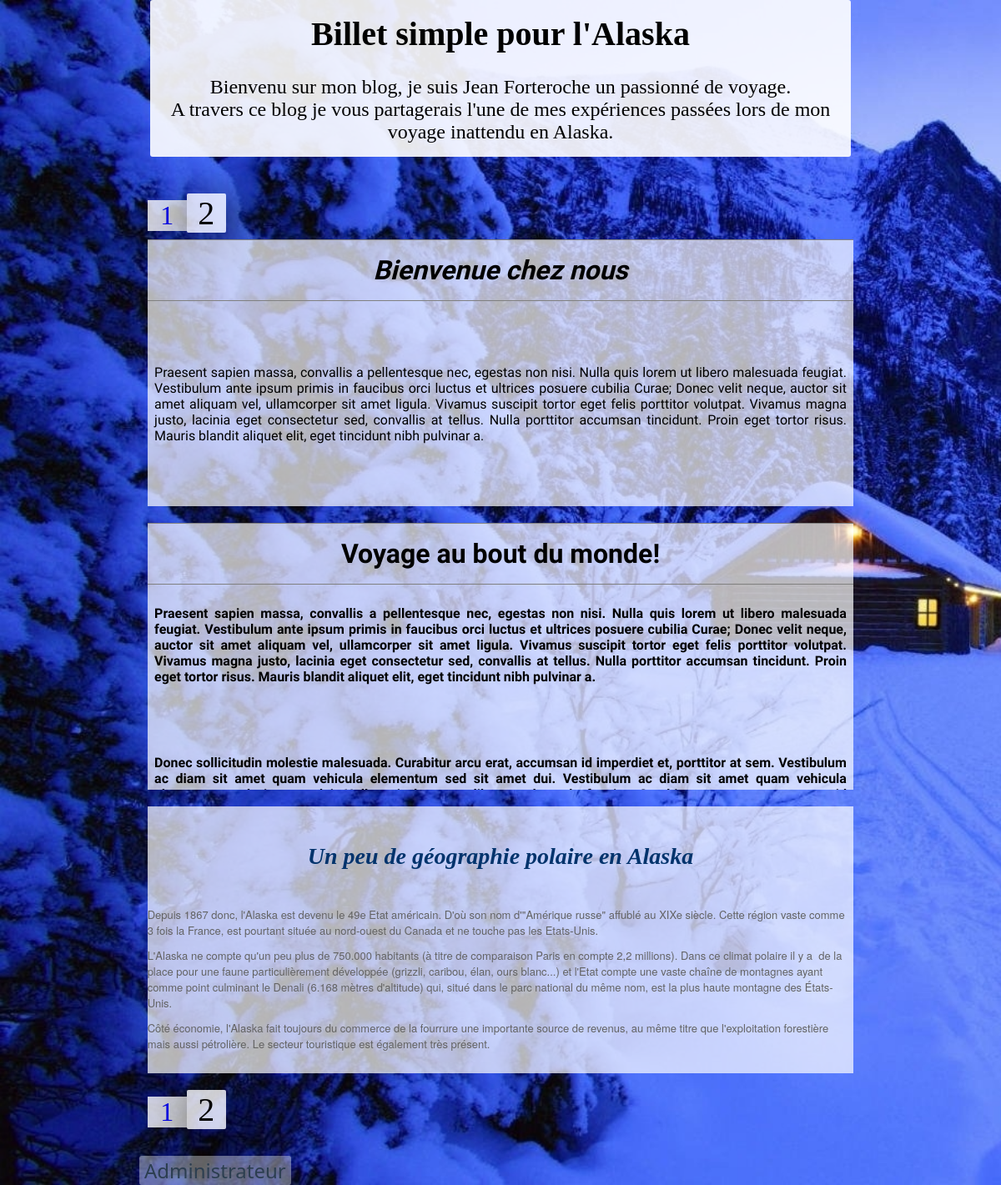
Screenshot of /view/blog/index.php?p=2 with the database file from the repository.
### tables this page shows
CREATE TABLE `article` (
  `id` int(11) NOT NULL,
  `titre` varchar(255) NOT NULL,
  `contenu` text NOT NULL,
  `date_creation` date NOT NULL,
  `date_update` date NOT NULL
);

### modele/class/ManagerArticle.class.php (called while the page is built, shortened)
<?php
class ManagerArticle{
    private $connexionBdd;
    function __construct($bd){
      $this->connexionBdd = $bd;
    }
    public function readAll($limit, $offst){
        $read = $this->connexionBdd->query('SELECT * FROM article ORDER BY id DESC LIMIT '.$offst.','.$limit);
        return $read;
      }
}

### view/blog/index.php (the view, shortened to what this page needs)
<html>
  <head>
    <link rel="stylesheet" href="../css/styleSheetAccueil.css">
  </head>
  <body>
     <?php
       require('../../modele/class/ManagerArticle.class.php');
       require('../../controller/admin/php/admin.php');
       $articles = new Articles();
     ?>
      <header>
        <h1>Billet simple pour l'Alaska</h1>
        <p>Bienvenu sur mon blog, je suis Jean Forteroche un passionné de voyage.<br/>A travers ce blog je vous partagerais l'une de mes expériences passées lors de mon voyage inattendu en Alaska.</p>
      </header>
     <section id="main_contenaire">
       <section id="contenu_articles">
         <?php
           if(isset($_GET['p'])){
                $p = $_GET['p'];
              }else {
                $p =1;
              }
                $v = 1;
            echo '<div class="pagin">';
            $articles->countArt($p,$v);
            echo '</div>';
            $art = $articles->all();
            while ($donnees = $art->fetch()){
          ?>
          <div class="articles">
            <?php echo $donnees['contenu'];?>
          </div>
        <?php
          }
            echo '<div class="pagin">';
            echo '</div>';
        ?>
      </section>
         <a href="../admin/index.php"><button id="adminBtn" >Administrateur</button></a>
     </section>
  </body>
</html>

### view/css/styleSheetAccueil.css (style rules this page uses)
body { width: 100%; margin: 0; background: url('../images/house-forest-snow-mountain-dream-switzerland-1920x1080-wallpaper-wp20010226.jpg') fixed; background-repeat: no-repeat; background-size: cover; }
header { width: 70%; margin: auto; border-radius: 3px; background-color: rgba(255, 255, 255, 0.9); }
header h1, header p { text-align: center; }
header h1 { padding-top: 2%; font-size: 2.5em; }
header p { padding-bottom: 2%; font-size: 1.5em; }
#main_contenaire { width: 80%; margin: auto; }
#contenu_articles { padding: 5%; padding-top: 2%; }
.articles { position: relative; margin: 1%; margin-bottom: 20px; height: 40%; overflow: hidden; background: rgba(255,255,255,0.7); font-family: 'Contrail One', cursive,'Open Sans', sans-serif; text-align: justify; }
.titreArticle { margin: 0; font-size: 2em; padding-top: 2%; padding-bottom: 2%; border-top: solid 0.5px grey; border-bottom: solid 0.5px grey; }
.articles p { padding: 1%; }
.pagin { width: 98%; margin: auto; }
#adminbtn { display: inline-block; font-size: 1.5em; font-family: system-ui; color: rgb(44, 62, 80); margin-top: -16px; background: rgba(236, 240, 241, 0.4); margin-left: 47px; border-radius: 3px; border: 0; }

### rows the page displays
article: contenu "Bienvenue chez nous Praesent sapien massa, convallis a pellentesque nec, egestas non nisi. Nulla quis lorem ut libero malesuada feugiat. Vestibulum ante ipsum primis in faucibus orci luctus et ultrices posuere cubilia Curae; Donec velit neque, auctor sit amet aliquam vel, ullamcorper sit amet ligula. Vivamus suscipit tortor eget felis porttitor volutpat. Vivamus magna justo, lacinia eget consectetur sed, convallis at tellus. Nulla porttitor accumsan tincidunt. Proin eget tortor risus. Mauris blandit aliquet elit, eget tincidunt nibh pulvinar a."
article: contenu "Voyage au bout du monde! Praesent sapien massa, convallis a pellentesque nec, egestas non nisi. Nulla quis lorem ut libero malesuada feugiat. Vestibulum ante ipsum primis in faucibus orci luctus et ultrices posuere cubilia Curae; Donec velit neque, auctor sit amet aliquam vel, ullamcorper sit amet ligula. Vivamus suscipit tortor eget felis porttitor volutpat. Vivamus magna justo, lacinia eget consectetur sed, convallis at tellus. Nulla porttitor accumsan tincidunt. Proin eget tortor risus. Mauris blandit aliquet elit, eget tincidunt nibh pulvinar a. Donec sollicitudin molestie malesuada. Curabitur arcu erat, accumsan id imperdiet et, porttitor at sem. Vestibulum ac diam sit amet quam…"
article: contenu "Un peu de géographie polaire en Alaska Depuis 1867 donc, l'Alaska est devenu le 49e Etat américain. D'où son nom d'\"Amérique russe\" affublé au XIXe siècle. Cette région vaste comme 3 fois la France, est pourtant située au nord-ouest du Canada et ne touche pas les Etats-Unis. L'Alaska ne compte qu'un peu plus de 750.000 habitants (à titre de comparaison Paris en compte 2,2 millions). Dans ce climat polaire il y a de la place pour une faune particulièrement développée (grizzli, caribou, élan, ours blanc...) et l'Etat compte une vaste chaîne de montagnes ayant comme point culminant le Denali (6.168 mètres d'altitude) qui, situé dans le parc national du même nom, est la plus haute montagne des…"
